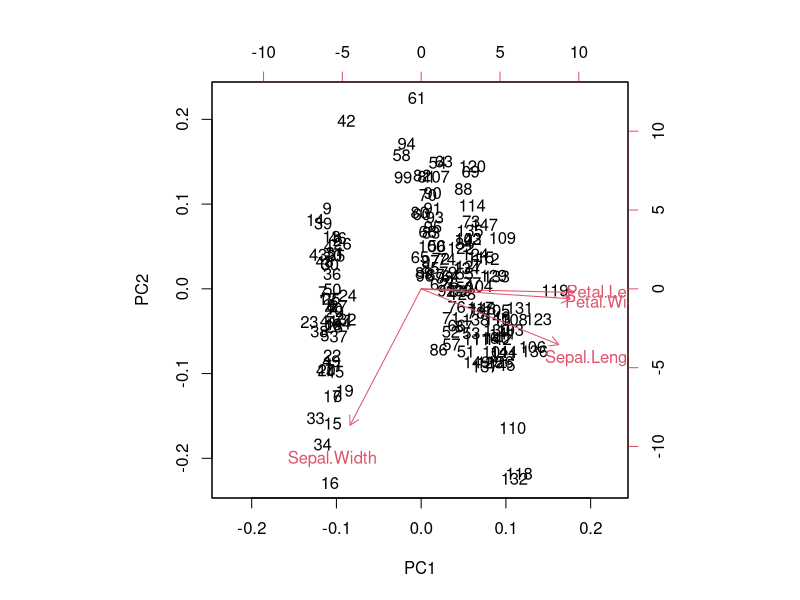
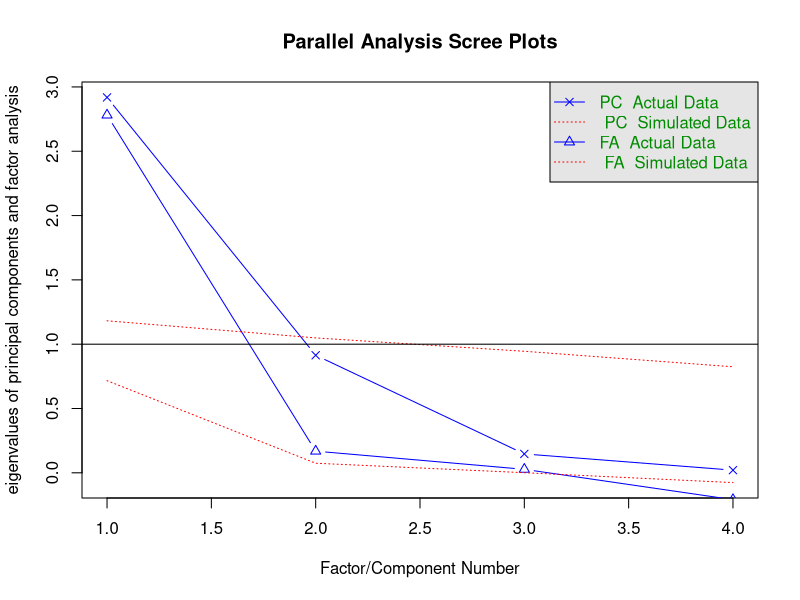
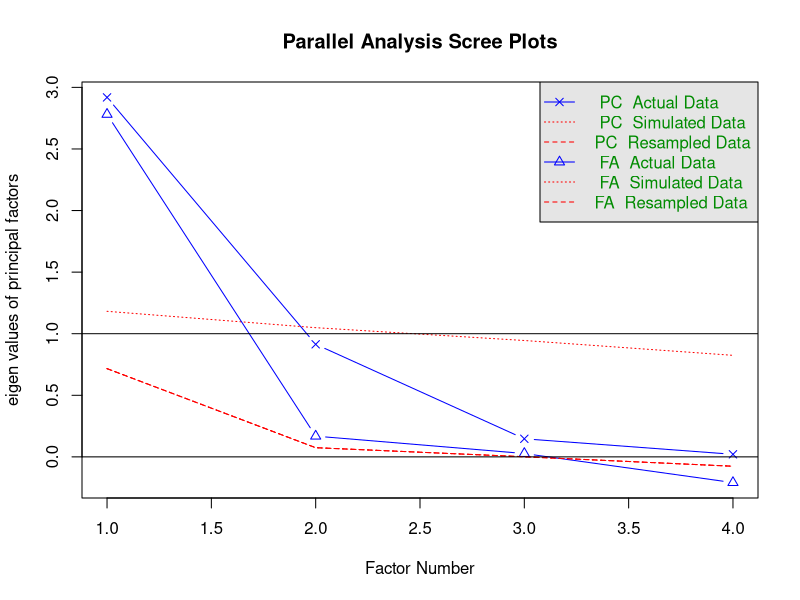
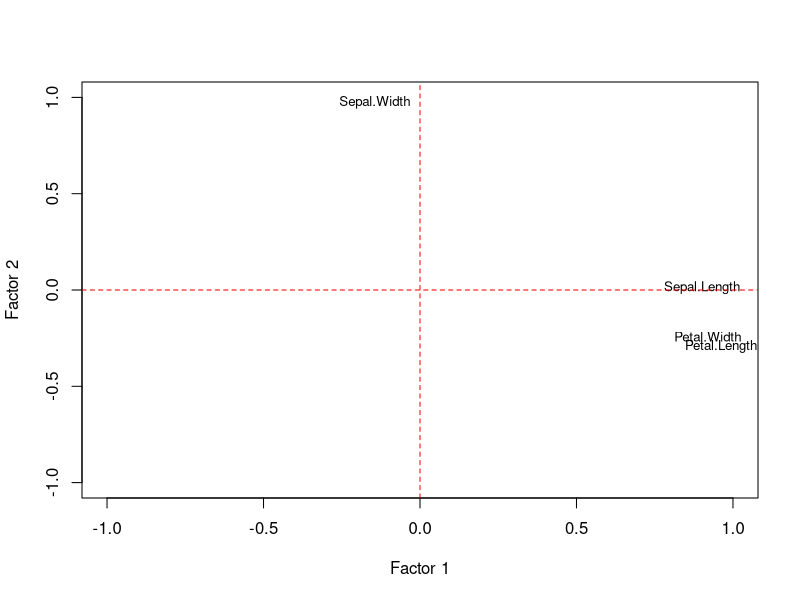
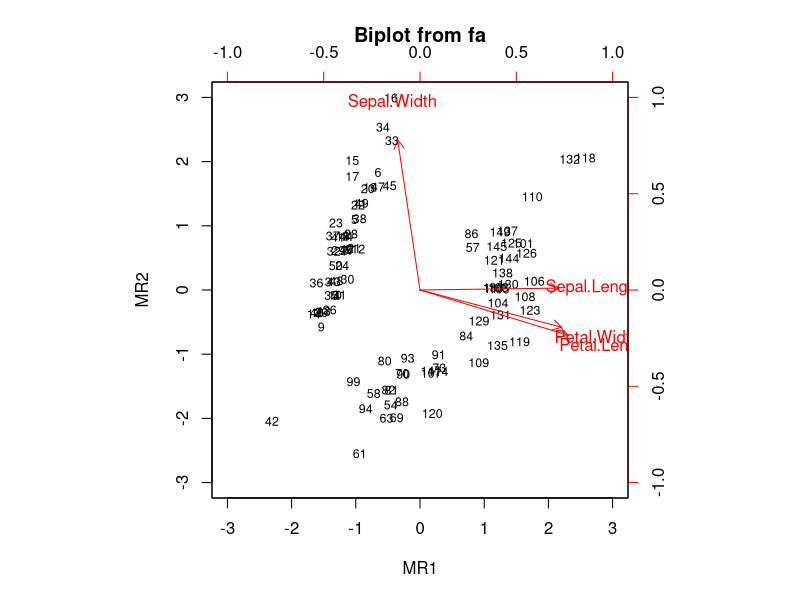
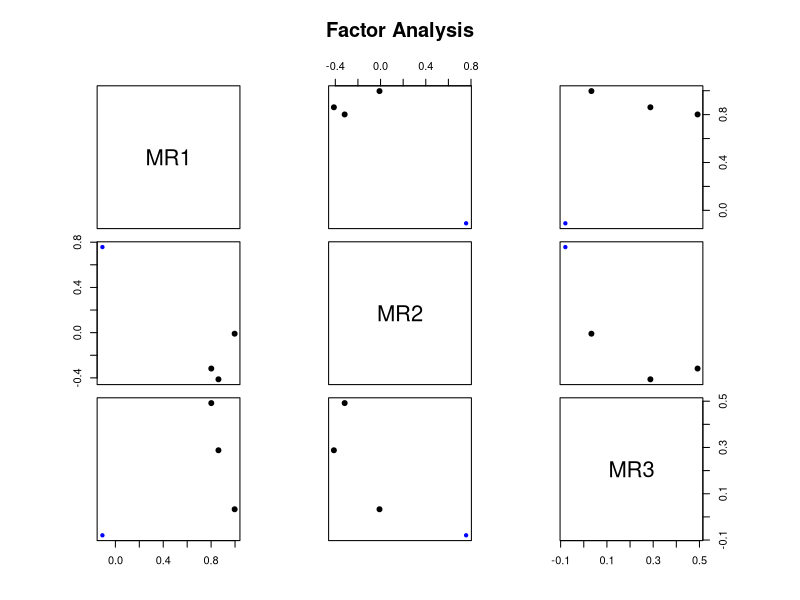
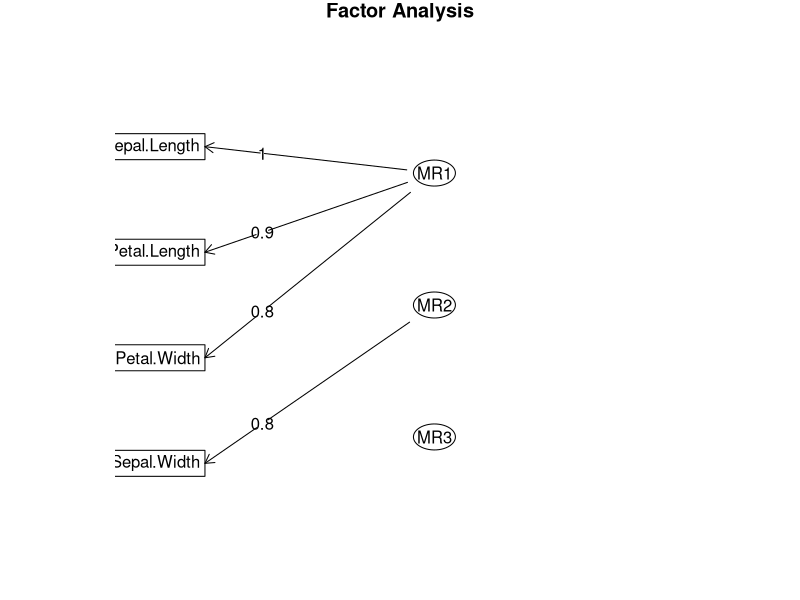
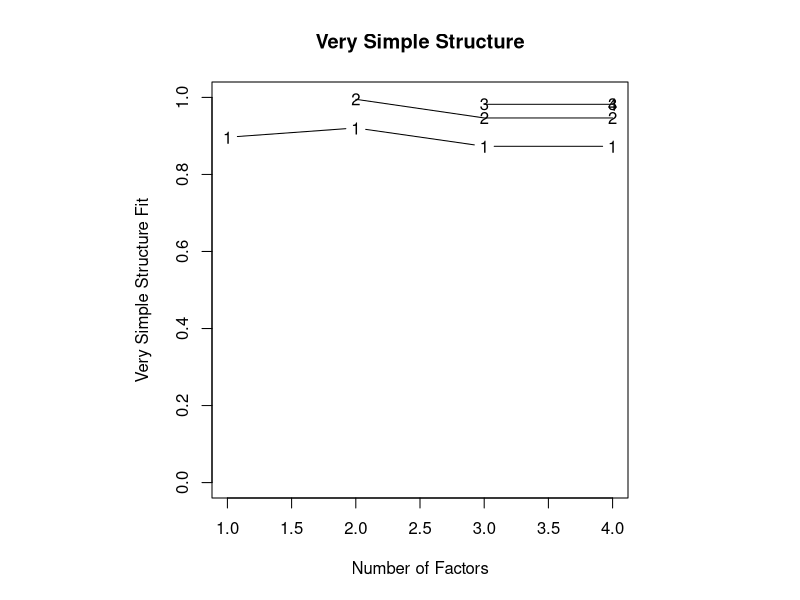

Generate these figures, in order, with R:
## ---- chunk 1
library(psych)
library(nFactors)
library(datasets)
library(readr)
## ---- chunk 2
# Load Iris dataset
data(iris)
## ---- chunk 3
# Exploring dataset
str(iris)
summary(iris)
## ---- chunk 4
# Performing PCA to understand component analysis
iris_pca <- prcomp(iris[, -5], scale. = TRUE)

# Summary of the PCA
summary(iris_pca)

## ---- chunk 5
# Biplot of the PCA
biplot(iris_pca)
## ---- chunk 6
# Performing parallel analysis to decide the number of factors
iris_numeric <- iris[, 1:4]
iris_parallel <- fa.parallel(iris_numeric, fa = "both", n.iter = 1000, n.obs = nrow(iris_numeric))

## ---- chunk 7
# Plot parallel analysis results
plot(iris_parallel)
## ---- chunk 8
# Perform factor analysis with 2 factors
fit.fa <- fa(iris_numeric, nfactors = 2, rotate = "varimax")

# Perform factor analysis with 3 factors
fit.fa3 <- fa(iris_numeric, nfactors = 3, rotate = "varimax")
## ---- chunk 9
# Explain the factor model
summary(fit.fa)

summary(fit.fa3)
## ---- chunk 10
# Show the columns that go into each factor
loadings(fit.fa)
loadings(fit.fa3)
## ---- chunk 11
# Extract factor loadings
factor_loadings <- fit.fa$loadings

factor_loadings3 <- fit.fa3$loadings

## ---- chunk 12
# Plot factor loadings
plot(factor_loadings, type = "n", xlim = c(-1, 1), ylim = c(-1, 1), xlab = "Factor 1", ylab = "Factor 2")
text(factor_loadings[, 1], factor_loadings[, 2], labels = rownames(factor_loadings), cex = 0.8)
abline(h = 0, v = 0, col = "red", lty = 2)


## ---- chunk 13
# Create biplot
biplot(fit.fa, choices = c(1, 2), labels = rownames(iris_numeric))
## ---- chunk 14
# Component analysis
fa.plot(fit.fa3)
fa.diagram(fit.fa3)
## ---- chunk 15
vss(iris[,-5])
## ---- chunk 16

## ---- chunk 17
